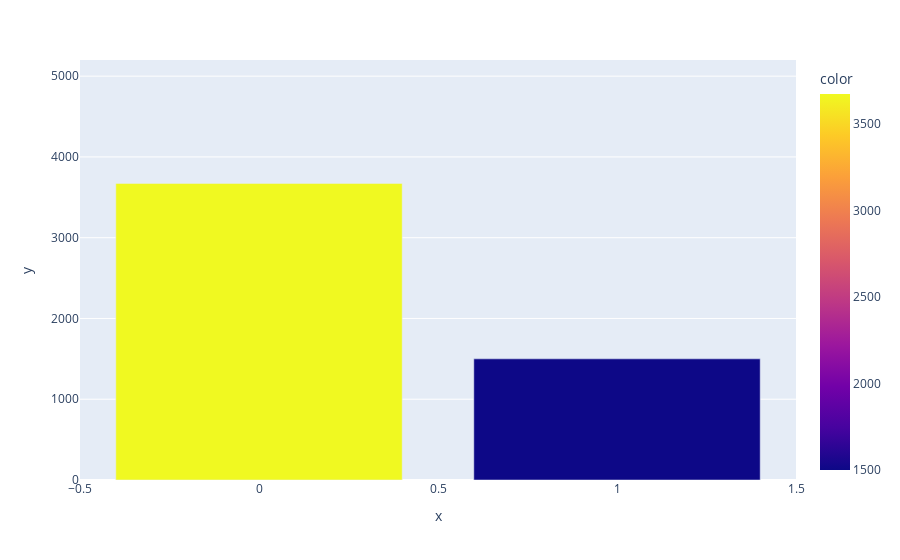

The notebook cell saved with this chart:
### Code cell
#Visualize bar graph of number of samples for spam prediction
fig = px.bar(data_frame=raw_y,x=raw_y.unique(),y=raw_y.value_counts(),color=raw_y.value_counts(),range_y=[0.0,5200])
fig.show()

### Figure 1 — Plotly figure (JSON) as saved in the notebook; plotly's stock layout.template omitted (floating-point values rounded to 4 significant figures)
{"data": [{"alignmentgroup": "True", "hovertemplate": "x=%{x}<br>y=%{y}<br>color=%{marker.color}<extra></extra>", "legendgroup": "", "marker": {"color": [3672, 1500], "coloraxis": "coloraxis", "pattern": {"shape": ""}}, "name": "", "offsetgroup": "", "orientation": "v", "showlegend": false, "textposition": "auto", "type": "bar", "x": [0, 1], "xaxis": "x", "y": [3672, 1500], "yaxis": "y"}], "layout": {"barmode": "relative", "coloraxis": {"colorbar": {"title": {"text": "color"}}, "colorscale": [[0, "#0d0887"], [0.1111, "#46039f"], [0.2222, "#7201a8"], [0.3333, "#9c179e"], [0.4444, "#bd3786"], [0.5556, "#d8576b"], [0.6667, "#ed7953"], [0.7778, "#fb9f3a"], [0.8889, "#fdca26"], [1, "#f0f921"]]}, "legend": {"tracegroupgap": 0}, "margin": {"t": 60}, "xaxis": {"anchor": "y", "domain": [0, 1], "title": {"text": "x"}}, "yaxis": {"anchor": "x", "domain": [0, 1], "range": [0, 5200], "title": {"text": "y"}}}}
